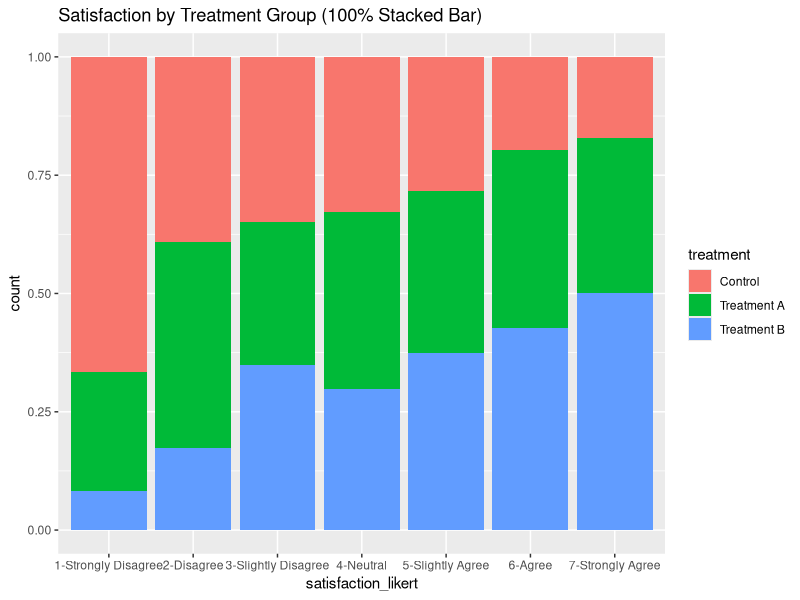
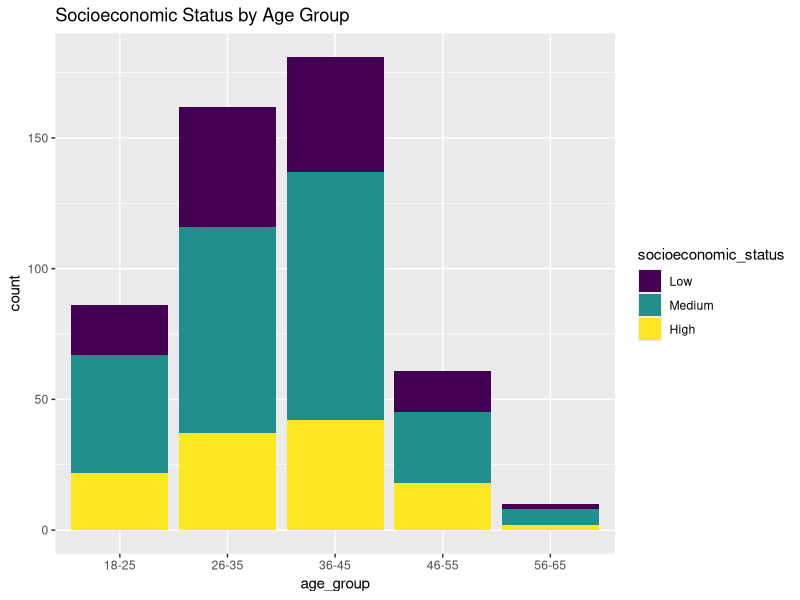

Write R code to recreate these figures, in order. (Note: this script raises an error after producing the figures.)
# Make sure the wd is correct
setwd("C:\\Users\\alexa\\Documents\\Dashboardr")
getwd()


# Load necessary libraries (good practice, even for simple data generation)
library(dplyr) # For data manipulation (e.g., mutate, tibble)
library(stringr) # For string manipulation if needed (not strictly used here, but good general utility)

# Set a seed for reproducibility
set.seed(123)

# Define number of observations
n_obs <- 500

# 1. Experimental Variable: "treatment"
# Categorical, e.g., "Control", "Treatment A", "Treatment B"
treatment <- sample(
  c("Control", "Treatment A", "Treatment B"),
  size = n_obs,
  replace = TRUE,
  prob = c(0.3, 0.35, 0.35) # Slightly uneven distribution for realism
)

# 2. Control Variable: "age"
# Numeric, simulating age in years, skewed towards younger adults
age <- round(rnorm(n_obs, mean = 35, sd = 10))
age[age < 18] <- 18 # Minimum age
age[age > 75] <- 75 # Maximum age, cap for realism

# Convert age to categories (often more useful in survey context)
age_group <- cut(
  age,
  breaks = c(17, 25, 35, 45, 55, 65, Inf),
  labels = c("18-25", "26-35", "36-45", "46-55", "56-65", "65+"),
  right = TRUE,
  include.lowest = TRUE # Include 18 in 18-25
)

# 3. Control Variable: "socioeconomic_status" (SES)
# Ordinal categorical, e.g., "Low", "Medium", "High"
socioeconomic_status <- sample(
  c("Low", "Medium", "High"),
  size = n_obs,
  replace = TRUE,
  prob = c(0.25, 0.50, 0.25) # Realistic distribution
)

# Convert to factor with ordered levels for proper analysis later
socioeconomic_status <- factor(
  socioeconomic_status,
  levels = c("Low", "Medium", "High"),
  ordered = TRUE
)


# 4. Outcome Variable: "satisfaction" (Likert scale 1:7)
# Let's simulate some effects for realism:
# - Treatment A might slightly increase satisfaction
# - Treatment B might increase it more
# - Higher age might slightly decrease satisfaction
# - Higher SES might slightly increase satisfaction

# Base satisfaction score (e.g., from a normal distribution)
base_satisfaction <- round(rnorm(n_obs, mean = 4, sd = 1.5))

# Add effects
# Treatment effects
treatment_effect <- case_when(
  treatment == "Control" ~ 0,
  treatment == "Treatment A" ~ 0.5, # Small positive effect
  treatment == "Treatment B" ~ 1.0  # Larger positive effect
)

# Age effect (older -> slightly lower satisfaction)
age_effect <- case_when(
  age_group == "18-25" ~ 0.5,
  age_group == "26-35" ~ 0.2,
  age_group == "36-45" ~ 0,
  age_group == "46-55" ~ -0.2,
  age_group == "56-65" ~ -0.5,
  age_group == "65+" ~ -0.8
)

# SES effect (higher -> slightly higher satisfaction)
ses_effect <- case_when(
  socioeconomic_status == "Low" ~ -0.5,
  socioeconomic_status == "Medium" ~ 0,
  socioeconomic_status == "High" ~ 0.5
)

# Combine effects and round to nearest integer for Likert scale
satisfaction_raw <- base_satisfaction + treatment_effect + age_effect + ses_effect
satisfaction <- round(satisfaction_raw)

# Ensure satisfaction is within 1 to 7 bounds
satisfaction[satisfaction < 1] <- 1
satisfaction[satisfaction > 7] <- 7

# Convert to factor with ordered levels (optional, but good for Likert)
satisfaction_labels <- c(
  "1-Strongly Disagree", "2-Disagree", "3-Slightly Disagree",
  "4-Neutral", "5-Slightly Agree", "6-Agree", "7-Strongly Agree"
)
satisfaction_likert <- factor(satisfaction, levels = 1:7, labels = satisfaction_labels, ordered = TRUE)


# Combine into a tibble (modern data frame)
survey_data <- tibble(
  treatment = factor(treatment, levels = c("Control", "Treatment A", "Treatment B")), # Ensure order
  age_numeric = age, # Keep numeric age for flexibility
  age_group = age_group,
  socioeconomic_status = socioeconomic_status,
  satisfaction_numeric = satisfaction, # Keep numeric satisfaction for flexibility
  satisfaction_likert = satisfaction_likert
)

# Display the structure and first few rows
print(str(survey_data))
print(head(survey_data))
print(summary(survey_data))

# Check some distributions
library(ggplot2)
ggplot(survey_data, aes(x = satisfaction_likert, fill = treatment)) +
  geom_bar(position = "fill") +
  labs(title = "Satisfaction by Treatment Group (100% Stacked Bar)")

ggplot(survey_data, aes(x = age_group, fill = socioeconomic_status)) +
  geom_bar() +
  labs(title = "Socioeconomic Status by Age Group")



# Try the function
dummy1 <- create_stackedbar(
  data = survey_data,
  x_var = "satisfaction_likert",
  stack_var = "socioeconomic_status",
  title = "Satisfaction by socioeconomic status",
  subtitle = "",
  x_label = "Satisfaction with treatment",
  y_label = "Total responses",
  stack_label = "SE status",
  stacked_type = "percent",
  include_na = TRUE
)

# dummy1 %>%
#   hc_

dummy1 %>%
  hc_chart(inverted=T)

